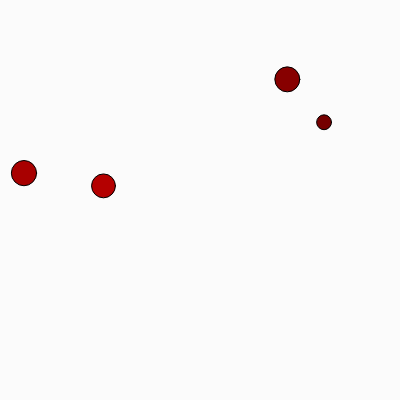
Frame 1 (no input)
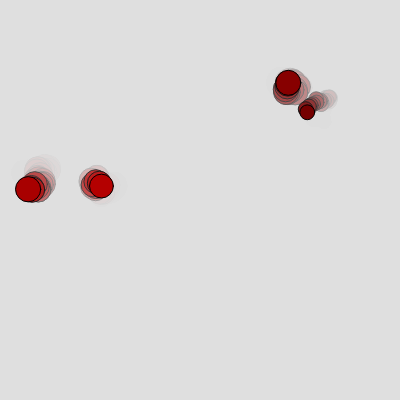
Frame 60 (no input)
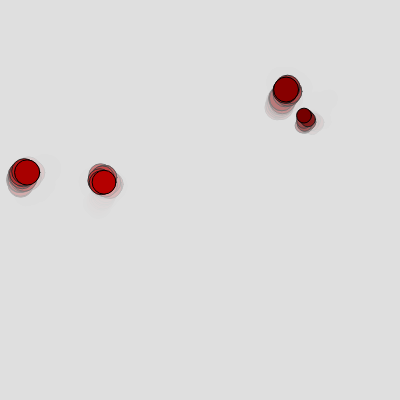
Frame 120 (the mouse pressed at the canvas centre since frame 60)

The p5.js sketch that drew these frames (run headless with seeded random() and noise() and a simulated clock; from frame 60 on, the mouse is pressed at the canvas centre):

// p5.js sketch
// ── sketch.js
let walkers = [];
let walkerCount = 4;

function setup() {
  createCanvas(400, 400);

  // initialize walkers
  for (let i = 0; i < walkerCount; i++) {
    let walker = {
      x: random(width),
      y: random(height),
      size: random(10, 30),
      col: random(100, 200),
    };
    walkers.push(walker);
  }
}

function draw() {
  background(220, 32);

  // update walker positions
  for (let i = 0; i < walkers.length; i++) {
    let walker = walkers[i];
    walker.x += random(-4, 4);
    walker.y += random(-4, 4);
  }

  // draw walkers
  for (let i = 0; i < walkers.length; i++) {
    let walker = walkers[i];
    fill(walker.col, 0, 0);
    circle(walker.x, walker.y, walker.size);
  }
}
